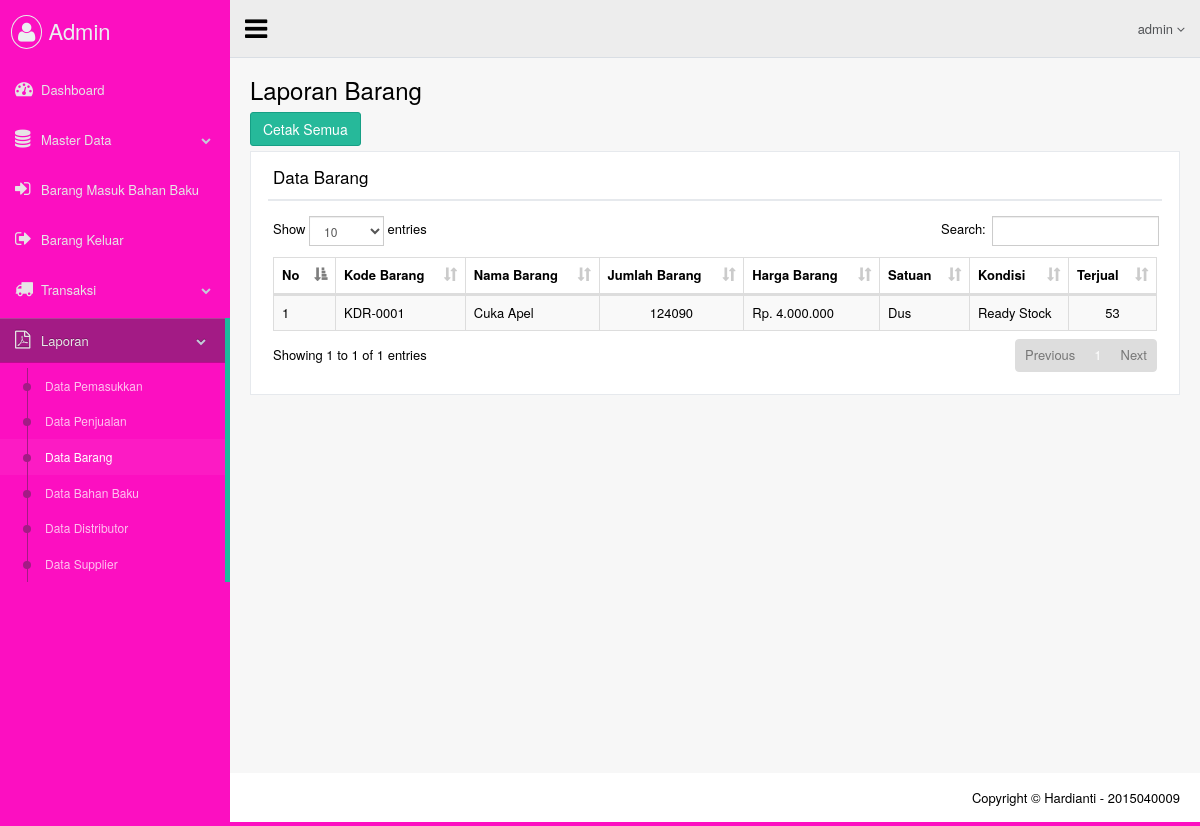
/views/admin/lap_barang.php (signed in), run on the app's committed database.
### tables this page shows
CREATE TABLE `dta_barang` (
  `kd_barang` varchar(20) NOT NULL,
  `nama` varchar(50) NOT NULL,
  `jumlah` int(15) NOT NULL,
  `harga` int(15) NOT NULL,
  `satuan` varchar(20) NOT NULL,
  `kondisi` varchar(20) NOT NULL,
  `stock_terjual` int(15) NOT NULL
);

### views/admin/lap_barang.php (the view)
<?php include_once 'atribut/head.php'; ?>
<body class="nav-md">
  <div class="container body">
    <div class="main_container">
      <?php include_once 'atribut/header.php'; ?>
      <div class="right_col" role="main">
        <div class="">
          <div class="page-title">
            <div class="title_left">
              <h3>Laporan Barang</h3>
            </div>
          </div>
          <div class="clearfix"></div>
          <div class="row">
            <div class="col-lg-3 col-md-3 col-sm-6 col-xs-12">
              <a href="laporan/lap_barang_cetak.php" target="_blank">
                <button class="btn btn-success" type="submit" name="cetak">Cetak Semua</button>
              </a>
            </div>
          </div>
          <div class="row">
            <div class="col-md-12 col-sm-12 col-xs-12">
              <div class="x_panel">
                <div class="x_title">
                  <h2>Data Barang</h2>
                  <div class="clearfix"></div>
                </div>
                <div class="x_content">
                  <table class="table table-striped table-bordered table-hover" id="datatables" style="width: 100%">
                    <thead>
                        <tr>
                          <th>No</th>
                          <th>Kode Barang</th>
                          <th>Nama Barang</th>
                          <th>Jumlah Barang</th>
                          <th>Harga Barang</th>
                          <th>Satuan</th>
                          <th>Kondisi</th>
                          <th>Terjual</th>
                        </tr>
                    </thead>
                    <tbody>
                        <?php
                        $query  = "SELECT * FROM dta_barang";
                        $result = $mysqli->query($query);
                        $no = 1;
                        while ($row = $result->fetch_array(MYSQLI_ASSOC)) { ?>
                         <tr>
                           <td><?php echo $no++ ?></td>
                           <td><?php echo $row['kd_barang']; ?></td>
                           <td><?php echo $row['nama']; ?></td>
                           <td align="center"><?php echo $row['jumlah']; ?></td>
                           <td><?php echo "Rp. ". number_format($row['harga'], 0, ",", "."); ?></td>
                           <td><?php echo $row['satuan']; ?></td>
                           <td><?php echo $row['kondisi']; ?></td>
                           <td align="center"><?php echo $row['stock_terjual']; ?></td>
                         </tr>
                        <?php } ?>
                    </tbody>
                  </table>
                </div>
              </div>
            </div>
          </div>
        </div>
      </div>
      <?php include_once 'atribut/footer.php'; ?>
    </div>
  </div>
<?php include_once 'atribut/foot.php'; ?>

### data on the page
dta_barang: kd_barang "KDR-0001", nama "Cuka Apel", jumlah "124090", harga "4.000.000", satuan "Dus", kondisi "Ready Stock", stock_terjual "53"
